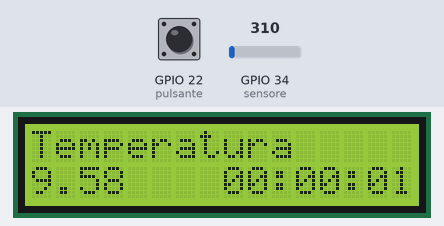
This sketch was run on a simulated ESP32. Shown: 16×2 character LCD. Inputs (shaded band) come from the test bench; at power-on: GPIO 34 (sensore) = 310, GPIO 22 (pulsante) LOW. What the sketch prints to the serial monitor is not drawn.

Above: at 1.2 s.
1.3 s: GPIO 34 (sensore) set to 372
At 2.8 s:
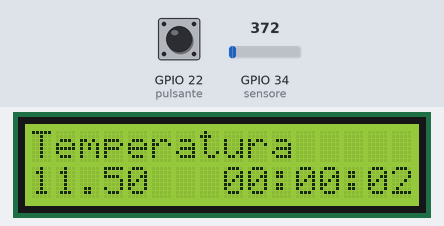
3.5 s: GPIO 22 (pulsante) pulled HIGH for 0.6 s
At 4.7 s:
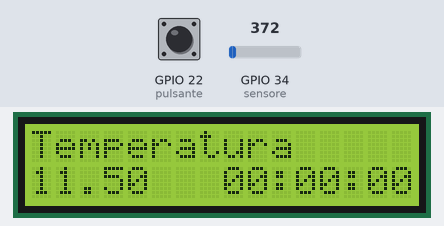
6.5 s: GPIO 34 (sensore) set to 434
At 7.8 s:
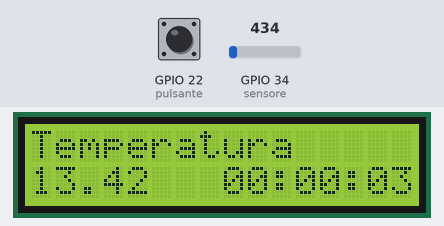
8.5 s: GPIO 22 (pulsante) pulled HIGH for 1 s
At 9.4 s:
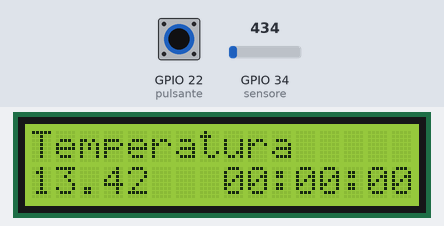
11.6 s: GPIO 34 (sensore) set to 527
At 12.6 s:
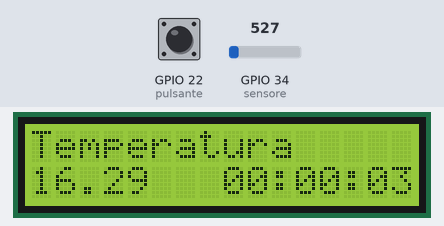
Timing chart, 0 to 14.6 s (numbered marks = the images above; inputs shaded):
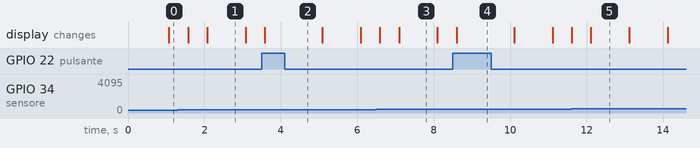

The sketch:

LCD_Temperatura.ino
```cpp
#include <LiquidCrystal.h>

// Inizializza la libreria con i pin: RS, E, D4, D5, D6, D7
// Usiamo i pin mappati precedentemente
LiquidCrystal lcd(19, 23, 18, 17, 16, 15);

#define VREF_mV    1266.0 // fondoscala ADC in millivolt
#define res 4095.0  // risoluzione predefinita dell'adc, 12 bit
#define sensore 34 // ESP32 pin GPIO34 (ADC0) connesso a LM35
#define pulsante 22 // pin GPIO22 connesso al pulsante

// dichiarazione variabili
int lettura = 0;
float milliVolt = 0;
float tempC = 0;

unsigned long millisecondiAttuali = 0;
unsigned long totaleSecondi = 0;

int secondi = 0;
int minuti = 0;
int ore = 0;

unsigned long ultimoReset = 0;


void setup() {
  // Inizializzazione monitor seriale
  Serial.begin(9600);
  // Setup del display con colonne e righe
  lcd.begin(16, 2);
  // Stampa la parola "Temperatura" sulla prima riga dello schermo
  lcd.print("Temperatura");

  // Imposta il range dell'ADC a 1.1V per massimizzare la precisione sui segnali bassi (10mV/°C).
  analogSetAttenuation(ADC_0db);

  // Definizione del pin del pulsante come input e attivazione resistenza di pull-down
  pinMode(pulsante, INPUT_PULLDOWN);

  // Definizione del valore iniziale dell'ultimo reset
  ultimoReset = (int)millis();
}

void loop() {
  // lettura grezza dell' ADC value dal sensore LM35 attraverso il GPIO34
  lettura = analogRead(sensore);
  // converte la lettura dell'ADC in millivolt
  milliVolt = lettura * (VREF_mV / res);
  // converte la tensione in temperatura espressa in °C
  tempC = milliVolt / 10;  // pendenza della caratteristica LM35
                           // pari a 10 mV al grado

  // Imposto il cursore all'inizio della seconda riga
  // (la seconda linea è la numero 1 perché il conteggio inizia da 0)
  lcd.setCursor(0, 1);
  // Stampa del valore di temperatura calcolato a partire dalla lettura del pin del sensore
  lcd.print(tempC);

  // Controllo se il pulsante viene premuto
  boolean letturaBottone = digitalRead(pulsante);
  // Se il pulsante è premuto imposto il momento di ultimo reset al momento attuale
  if (letturaBottone){
    ultimoReset = (int)millis();
  }

  // Calcolo il numero di millisecondi trascorsi dall'ultimo reset, e successivamente i secondi
  millisecondiAttuali = millis() - ultimoReset;
  totaleSecondi = millisecondiAttuali / 1000;

  // Calcolo il numero di ore, minuti e secondi trascorsi, in modo da visualizzarli
  secondi = totaleSecondi % 60;
  minuti = (totaleSecondi / 60) % 60;
  ore = (totaleSecondi / 3600);

  // Sposto il cursore e visualizzo il contatore sul display
  lcd.setCursor(8, 1);
  if(ore < 10) lcd.print("0"); // Formattazione 00:00:00
  lcd.print(ore);
  lcd.print(":");
  if(minuti < 10) lcd.print("0");
  lcd.print(minuti);
  lcd.print(":");
  if(secondi < 10) lcd.print("0");
  lcd.print(secondi);

  // Visualizzo anche sul monitor seriale
  Serial.print(ore);
  Serial.print(":");
  Serial.print(minuti);
  Serial.print(":");
  Serial.println(secondi);

  // Attendo 500 millisecondi per il debounce
  delay(500);
}
```

Measured:
- what the display in image 1 shows lasts 1.0 s, from 2.1 s to 3.1 s
